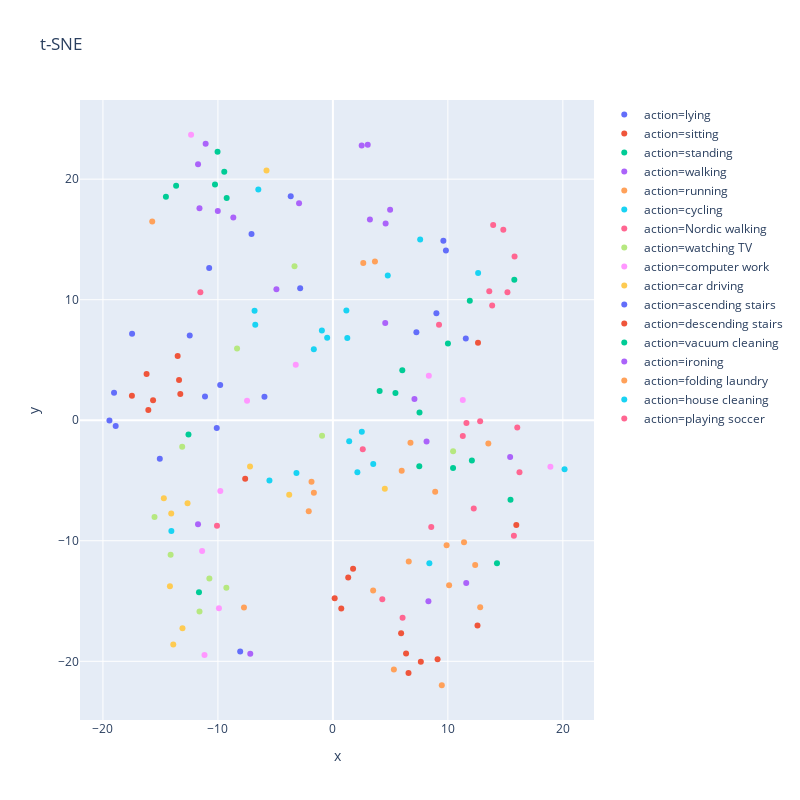
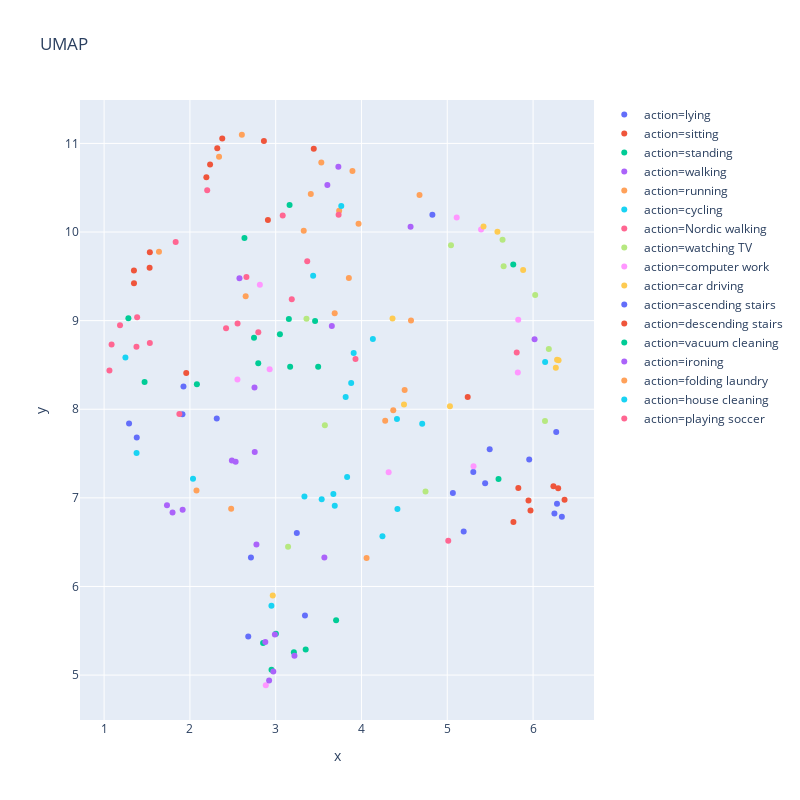

Notebook code cell kept with these figures, in order:
### Code cell
val_actions, val_labels, val_lm = get_action_vector(ae_model, skel_dt, device, class_ids=range(17), class_names=dataReader.idToLabel)
plot_tnse(val_actions, val_labels, val_lm)
plot_umap(val_actions, val_labels, val_lm)

### Figure 1 — Plotly figure (JSON) as saved in the notebook; plotly's stock layout.template omitted (floating-point values rounded to 4 significant figures)
{"data": [{"hoverlabel": {"namelength": 0}, "hovertemplate": "action=lying<br>x=%{x}<br>y=%{y}", "legendgroup": "action=lying", "marker": {"color": "#636efa", "symbol": "circle"}, "mode": "markers", "name": "action=lying", "showlegend": true, "type": "scatter", "x": [-8.064, -3.668, -17.46, -10.1, -11.12, -9.802, -7.077, -5.952, -2.847, -15.05], "xaxis": "x", "y": [-19.18, 18.59, 7.171, -0.6358, 1.968, 2.93, 15.46, 1.957, 10.94, -3.184], "yaxis": "y"}, {"hoverlabel": {"namelength": 0}, "hovertemplate": "action=sitting<br>x=%{x}<br>y=%{y}", "legendgroup": "action=sitting", "marker": {"color": "#EF553B", "symbol": "circle"}, "mode": "markers", "name": "action=sitting", "showlegend": true, "type": "scatter", "x": [15.95, 7.649, 6.576, 1.332, 12.58, 1.756, -7.629, 9.105, -16.2, 6.365], "xaxis": "x", "y": [-8.697, -20.04, -20.97, -13.05, -17.02, -12.32, -4.844, -19.82, 3.84, -19.36], "yaxis": "y"}, {"hoverlabel": {"namelength": 0}, "hovertemplate": "action=standing<br>x=%{x}<br>y=%{y}", "legendgroup": "action=standing", "marker": {"color": "#00cc96", "symbol": "circle"}, "mode": "markers", "name": "action=standing", "showlegend": true, "type": "scatter", "x": [10.45, 4.067, 5.44, -11.65, 12.09, 6.035, 7.514, 7.533, -12.56, 10.01], "xaxis": "x", "y": [-3.955, 2.42, 2.268, -14.27, -3.344, 4.145, -3.817, 0.6396, -1.177, 6.359], "yaxis": "y"}, {"hoverlabel": {"namelength": 0}, "hovertemplate": "action=walking<br>x=%{x}<br>y=%{y}", "legendgroup": "action=walking", "marker": {"color": "#ab63fa", "symbol": "circle"}, "mode": "markers", "name": "action=walking", "showlegend": true, "type": "scatter", "x": [7.094, -11.73, 8.147, -7.186, 2.504, 3.029, 11.6, -4.912, 4.552, 15.42], "xaxis": "x", "y": [1.762, -8.635, -1.759, -19.37, 22.8, 22.86, -13.49, 10.87, 8.065, -3.05], "yaxis": "y"}, {"hoverlabel": {"namelength": 0}, "hovertemplate": "action=running<br>x=%{x}<br>y=%{y}", "legendgroup": "action=running", "marker": {"color": "#FFA15A", "symbol": "circle"}, "mode": "markers", "name": "action=running", "showlegend": true, "type": "scatter", "x": [11.4, 3.501, 5.984, 12.37, 9.471, 5.302, 12.81, 13.52, 9.89, 6.747], "xaxis": "x", "y": [-10.13, -14.13, -4.192, -12.01, -21.99, -20.67, -15.51, -1.924, -10.37, -1.871], "yaxis": "y"}, {"hoverlabel": {"namelength": 0}, "hovertemplate": "action=cycling<br>x=%{x}<br>y=%{y}", "legendgroup": "action=cycling", "marker": {"color": "#19d3f3", "symbol": "circle"}, "mode": "markers", "name": "action=cycling", "showlegend": true, "type": "scatter", "x": [7.59, 12.63, 2.515, 1.417, -1.659, 3.509, -0.9582, -0.498, 1.252, 4.773], "xaxis": "x", "y": [14.99, 12.22, -0.9597, -1.737, 5.89, -3.63, 7.442, 6.838, 6.823, 12.0], "yaxis": "y"}, {"hoverlabel": {"namelength": 0}, "hovertemplate": "action=Nordic walking<br>x=%{x}<br>y=%{y}", "legendgroup": "action=Nordic walking", "marker": {"color": "#FF6692", "symbol": "circle"}, "mode": "markers", "name": "action=Nordic walking", "showlegend": true, "type": "scatter", "x": [16.23, 4.296, 12.81, 13.85, 15.74, 13.6, 2.597, 11.61, 11.3, 15.18], "xaxis": "x", "y": [-4.323, -14.86, -0.08963, 9.525, -9.591, 10.7, -2.406, -0.2387, -1.31, 10.61], "yaxis": "y"}, {"hoverlabel": {"namelength": 0}, "hovertemplate": "action=watching TV<br>x=%{x}<br>y=%{y}", "legendgroup": "action=watching TV", "marker": {"color": "#B6E880", "symbol": "circle"}, "mode": "markers", "name": "action=watching TV", "showlegend": true, "type": "scatter", "x": [-0.9432, -10.74, -13.11, -3.338, 10.45, -9.265, -14.11, -11.6, -8.335, -15.51], "xaxis": "x", "y": [-1.278, -13.12, -2.195, 12.78, -2.576, -13.9, -11.16, -15.86, 5.949, -8.02], "yaxis": "y"}, {"hoverlabel": {"namelength": 0}, "hovertemplate": "action=computer work<br>x=%{x}<br>y=%{y}", "legendgroup": "action=computer work", "marker": {"color": "#FF97FF", "symbol": "circle"}, "mode": "markers", "name": "action=computer work", "showlegend": true, "type": "scatter", "x": [-3.23, 8.344, 18.92, -11.17, 11.3, -11.37, -7.467, -12.33, -9.792, -9.911], "xaxis": "x", "y": [4.596, 3.685, -3.865, -19.47, 1.68, -10.85, 1.623, 23.68, -5.862, -15.6], "yaxis": "y"}, {"hoverlabel": {"namelength": 0}, "hovertemplate": "action=car driving<br>x=%{x}<br>y=%{y}", "legendgroup": "action=car driving", "marker": {"color": "#FECB52", "symbol": "circle"}, "mode": "markers", "name": "action=car driving", "showlegend": true, "type": "scatter", "x": [-7.208, -12.64, -13.88, -13.08, -14.17, -14.7, -5.775, -3.8, 4.516, -14.06], "xaxis": "x", "y": [-3.847, -6.896, -18.61, -17.26, -13.77, -6.465, 20.73, -6.188, -5.688, -7.742], "yaxis": "y"}, {"hoverlabel": {"namelength": 0}, "hovertemplate": "action=ascending stairs<br>x=%{x}<br>y=%{y}", "legendgroup": "action=ascending stairs", "marker": {"color": "#636efa", "symbol": "circle"}, "mode": "markers", "name": "action=ascending stairs", "showlegend": true, "type": "scatter", "x": [9.002, 11.56, -19.43, -10.76, 7.262, 9.608, -19.03, -12.45, -18.89, 9.829], "xaxis": "x", "y": [8.878, 6.78, -0.01458, 12.63, 7.306, 14.89, 2.278, 7.023, -0.4784, 14.08], "yaxis": "y"}, {"hoverlabel": {"namelength": 0}, "hovertemplate": "action=descending stairs<br>x=%{x}<br>y=%{y}", "legendgroup": "action=descending stairs", "marker": {"color": "#EF553B", "symbol": "circle"}, "mode": "markers", "name": "action=descending stairs", "showlegend": true, "type": "scatter", "x": [-13.27, -13.38, 12.62, 5.933, -17.48, 0.7284, 0.1542, -15.64, -16.05, -13.5], "xaxis": "x", "y": [2.183, 3.329, 6.42, -17.67, 2.032, -15.62, -14.77, 1.66, 0.8495, 5.338], "yaxis": "y"}, {"hoverlabel": {"namelength": 0}, "hovertemplate": "action=vacuum cleaning<br>x=%{x}<br>y=%{y}", "legendgroup": "action=vacuum cleaning", "marker": {"color": "#00cc96", "symbol": "circle"}, "mode": "markers", "name": "action=vacuum cleaning", "showlegend": true, "type": "scatter", "x": [-10.03, 15.45, -14.52, -10.25, -9.447, -9.238, -13.64, 11.91, 15.78, 14.27], "xaxis": "x", "y": [22.28, -6.59, 18.54, 19.56, 20.62, 18.45, 19.44, 9.911, 11.65, -11.86], "yaxis": "y"}, {"hoverlabel": {"namelength": 0}, "hovertemplate": "action=ironing<br>x=%{x}<br>y=%{y}", "legendgroup": "action=ironing", "marker": {"color": "#ab63fa", "symbol": "circle"}, "mode": "markers", "name": "action=ironing", "showlegend": true, "type": "scatter", "x": [3.219, 4.585, 4.976, 8.307, -2.943, -10.01, -11.73, -11.6, -8.66, -11.07], "xaxis": "x", "y": [16.65, 16.33, 17.47, -15.01, 18.0, 17.36, 21.23, 17.58, 16.82, 22.94], "yaxis": "y"}, {"hoverlabel": {"namelength": 0}, "hovertemplate": "action=folding laundry<br>x=%{x}<br>y=%{y}", "legendgroup": "action=folding laundry", "marker": {"color": "#FFA15A", "symbol": "circle"}, "mode": "markers", "name": "action=folding laundry", "showlegend": true, "type": "scatter", "x": [-15.71, 6.598, 8.896, -2.101, 2.643, -1.859, -1.653, -7.734, 10.11, 3.656], "xaxis": "x", "y": [16.5, -11.73, -5.937, -7.555, 13.05, -5.107, -6.012, -15.54, -13.7, 13.17], "yaxis": "y"}, {"hoverlabel": {"namelength": 0}, "hovertemplate": "action=house cleaning<br>x=%{x}<br>y=%{y}", "legendgroup": "action=house cleaning", "marker": {"color": "#19d3f3", "symbol": "circle"}, "mode": "markers", "name": "action=house cleaning", "showlegend": true, "type": "scatter", "x": [20.15, -14.05, -6.813, 8.39, -6.486, -3.169, 1.174, -6.751, -5.52, 2.129], "xaxis": "x", "y": [-4.061, -9.181, 9.075, -11.87, 19.15, -4.367, 9.096, 7.926, -4.997, -4.309], "yaxis": "y"}, {"hoverlabel": {"namelength": 0}, "hovertemplate": "action=playing soccer<br>x=%{x}<br>y=%{y}", "legendgroup": "action=playing soccer", "marker": {"color": "#FF6692", "symbol": "circle"}, "mode": "markers", "name": "action=playing soccer", "showlegend": true, "type": "scatter", "x": [9.23, 12.25, -10.08, 15.8, 8.554, 13.94, 6.061, -11.53, 14.82, 16.04], "xaxis": "x", "y": [7.915, -7.322, -8.76, 13.58, -8.855, 16.19, -16.38, 10.61, 15.8, -0.6004], "yaxis": "y"}], "layout": {"height": 800, "legend": {"tracegroupgap": 0}, "title": {"text": "t-SNE"}, "width": 800, "xaxis": {"anchor": "y", "domain": [0, 1], "title": {"text": "x"}}, "yaxis": {"anchor": "x", "domain": [0, 1], "title": {"text": "y"}}}}

### Figure 2 — Plotly figure (JSON) as saved in the notebook; plotly's stock layout.template omitted (floating-point values rounded to 4 significant figures)
{"data": [{"hoverlabel": {"namelength": 0}, "hovertemplate": "action=lying<br>x=%{x}<br>y=%{y}", "legendgroup": "action=lying", "marker": {"color": "#636efa", "symbol": "circle"}, "mode": "markers", "name": "action=lying", "showlegend": true, "type": "scatter", "x": [4.827, 2.711, 5.955, 5.494, 5.441, 5.065, 2.68, 5.303, 3.246, 6.27], "xaxis": "x", "y": [10.19, 6.328, 7.434, 7.548, 7.164, 7.055, 5.434, 7.291, 6.603, 7.744], "yaxis": "y"}, {"hoverlabel": {"namelength": 0}, "hovertemplate": "action=sitting<br>x=%{x}<br>y=%{y}", "legendgroup": "action=sitting", "marker": {"color": "#EF553B", "symbol": "circle"}, "mode": "markers", "name": "action=sitting", "showlegend": true, "type": "scatter", "x": [2.909, 2.377, 2.319, 1.533, 3.444, 1.53, 5.238, 2.863, 5.97, 2.235], "xaxis": "x", "y": [10.13, 11.06, 10.94, 9.772, 10.94, 9.597, 8.139, 11.03, 6.859, 10.76], "yaxis": "y"}, {"hoverlabel": {"namelength": 0}, "hovertemplate": "action=standing<br>x=%{x}<br>y=%{y}", "legendgroup": "action=standing", "marker": {"color": "#00cc96", "symbol": "circle"}, "mode": "markers", "name": "action=standing", "showlegend": true, "type": "scatter", "x": [3.153, 3.495, 3.168, 5.769, 2.747, 2.797, 3.459, 3.049, 5.597, 2.081], "xaxis": "x", "y": [9.02, 8.48, 8.481, 9.633, 8.807, 8.52, 8.995, 8.846, 7.213, 8.283], "yaxis": "y"}, {"hoverlabel": {"namelength": 0}, "hovertemplate": "action=walking<br>x=%{x}<br>y=%{y}", "legendgroup": "action=walking", "marker": {"color": "#ab63fa", "symbol": "circle"}, "mode": "markers", "name": "action=walking", "showlegend": true, "type": "scatter", "x": [2.753, 6.018, 3.654, 4.572, 2.533, 2.489, 3.73, 3.568, 2.756, 2.578], "xaxis": "x", "y": [8.245, 8.791, 8.938, 10.06, 7.407, 7.42, 10.74, 6.327, 7.518, 9.48], "yaxis": "y"}, {"hoverlabel": {"namelength": 0}, "hovertemplate": "action=running<br>x=%{x}<br>y=%{y}", "legendgroup": "action=running", "marker": {"color": "#FFA15A", "symbol": "circle"}, "mode": "markers", "name": "action=running", "showlegend": true, "type": "scatter", "x": [3.327, 1.639, 4.577, 3.409, 2.606, 2.34, 3.532, 2.65, 3.74, 3.688], "xaxis": "x", "y": [10.01, 9.778, 9.001, 10.43, 11.1, 10.85, 10.78, 9.275, 10.24, 9.082], "yaxis": "y"}, {"hoverlabel": {"namelength": 0}, "hovertemplate": "action=cycling<br>x=%{x}<br>y=%{y}", "legendgroup": "action=cycling", "marker": {"color": "#19d3f3", "symbol": "circle"}, "mode": "markers", "name": "action=cycling", "showlegend": true, "type": "scatter", "x": [1.378, 1.248, 3.88, 3.816, 3.833, 4.133, 3.672, 3.688, 3.536, 2.036], "xaxis": "x", "y": [7.507, 8.584, 8.296, 8.139, 7.237, 8.794, 7.043, 6.911, 6.985, 7.214], "yaxis": "y"}, {"hoverlabel": {"namelength": 0}, "hovertemplate": "action=Nordic walking<br>x=%{x}<br>y=%{y}", "legendgroup": "action=Nordic walking", "marker": {"color": "#FF6692", "symbol": "circle"}, "mode": "markers", "name": "action=Nordic walking", "showlegend": true, "type": "scatter", "x": [2.659, 1.834, 2.421, 1.533, 3.082, 1.377, 3.93, 2.797, 3.187, 1.385], "xaxis": "x", "y": [9.493, 9.887, 8.915, 8.749, 10.19, 8.705, 8.567, 8.869, 9.242, 9.037], "yaxis": "y"}, {"hoverlabel": {"namelength": 0}, "hovertemplate": "action=watching TV<br>x=%{x}<br>y=%{y}", "legendgroup": "action=watching TV", "marker": {"color": "#B6E880", "symbol": "circle"}, "mode": "markers", "name": "action=watching TV", "showlegend": true, "type": "scatter", "x": [3.573, 5.657, 6.139, 3.144, 3.359, 5.043, 6.025, 5.644, 4.746, 6.184], "xaxis": "x", "y": [7.819, 9.614, 7.867, 6.447, 9.021, 9.85, 9.29, 9.912, 7.073, 8.68], "yaxis": "y"}, {"hoverlabel": {"namelength": 0}, "hovertemplate": "action=computer work<br>x=%{x}<br>y=%{y}", "legendgroup": "action=computer work", "marker": {"color": "#FF97FF", "symbol": "circle"}, "mode": "markers", "name": "action=computer work", "showlegend": true, "type": "scatter", "x": [4.317, 2.554, 2.816, 5.11, 2.93, 5.827, 5.306, 2.885, 5.822, 5.394], "xaxis": "x", "y": [7.289, 8.337, 9.406, 10.16, 8.452, 9.009, 7.357, 4.885, 8.414, 10.03], "yaxis": "y"}, {"hoverlabel": {"namelength": 0}, "hovertemplate": "action=car driving<br>x=%{x}<br>y=%{y}", "legendgroup": "action=car driving", "marker": {"color": "#FECB52", "symbol": "circle"}, "mode": "markers", "name": "action=car driving", "showlegend": true, "type": "scatter", "x": [5.031, 6.265, 5.422, 5.585, 5.884, 6.297, 2.966, 4.496, 4.362, 6.28], "xaxis": "x", "y": [8.033, 8.469, 10.06, 10.0, 9.571, 8.554, 5.897, 8.053, 9.024, 8.558], "yaxis": "y"}, {"hoverlabel": {"namelength": 0}, "hovertemplate": "action=ascending stairs<br>x=%{x}<br>y=%{y}", "legendgroup": "action=ascending stairs", "marker": {"color": "#636efa", "symbol": "circle"}, "mode": "markers", "name": "action=ascending stairs", "showlegend": true, "type": "scatter", "x": [1.913, 1.925, 6.336, 3.341, 2.313, 1.291, 6.249, 5.191, 6.279, 1.38], "xaxis": "x", "y": [7.945, 8.256, 6.786, 5.673, 7.894, 7.84, 6.823, 6.622, 6.933, 7.68], "yaxis": "y"}, {"hoverlabel": {"namelength": 0}, "hovertemplate": "action=descending stairs<br>x=%{x}<br>y=%{y}", "legendgroup": "action=descending stairs", "marker": {"color": "#EF553B", "symbol": "circle"}, "mode": "markers", "name": "action=descending stairs", "showlegend": true, "type": "scatter", "x": [5.947, 5.828, 1.957, 2.192, 6.367, 1.348, 1.348, 6.238, 6.293, 5.771], "xaxis": "x", "y": [6.971, 7.112, 8.41, 10.62, 6.978, 9.566, 9.422, 7.13, 7.11, 6.728], "yaxis": "y"}, {"hoverlabel": {"namelength": 0}, "hovertemplate": "action=vacuum cleaning<br>x=%{x}<br>y=%{y}", "legendgroup": "action=vacuum cleaning", "marker": {"color": "#00cc96", "symbol": "circle"}, "mode": "markers", "name": "action=vacuum cleaning", "showlegend": true, "type": "scatter", "x": [2.951, 2.636, 3.704, 3.212, 2.853, 3.002, 3.35, 1.472, 1.283, 3.162], "xaxis": "x", "y": [5.061, 9.932, 5.62, 5.257, 5.361, 5.466, 5.288, 8.309, 9.028, 10.3], "yaxis": "y"}, {"hoverlabel": {"namelength": 0}, "hovertemplate": "action=ironing<br>x=%{x}<br>y=%{y}", "legendgroup": "action=ironing", "marker": {"color": "#ab63fa", "symbol": "circle"}, "mode": "markers", "name": "action=ironing", "showlegend": true, "type": "scatter", "x": [1.798, 1.733, 1.915, 3.602, 2.775, 2.991, 2.923, 3.219, 2.879, 2.972], "xaxis": "x", "y": [6.835, 6.917, 6.867, 10.53, 6.474, 5.459, 4.94, 5.217, 5.372, 5.04], "yaxis": "y"}, {"hoverlabel": {"namelength": 0}, "hovertemplate": "action=folding laundry<br>x=%{x}<br>y=%{y}", "legendgroup": "action=folding laundry", "marker": {"color": "#FFA15A", "symbol": "circle"}, "mode": "markers", "name": "action=folding laundry", "showlegend": true, "type": "scatter", "x": [4.059, 3.966, 3.853, 4.503, 2.481, 4.276, 4.37, 4.677, 3.895, 2.077], "xaxis": "x", "y": [6.322, 10.09, 9.482, 8.217, 6.877, 7.87, 7.99, 10.42, 10.69, 7.084], "yaxis": "y"}, {"hoverlabel": {"namelength": 0}, "hovertemplate": "action=house cleaning<br>x=%{x}<br>y=%{y}", "legendgroup": "action=house cleaning", "marker": {"color": "#19d3f3", "symbol": "circle"}, "mode": "markers", "name": "action=house cleaning", "showlegend": true, "type": "scatter", "x": [3.437, 6.141, 4.244, 3.764, 2.95, 4.413, 3.335, 4.419, 4.708, 3.909], "xaxis": "x", "y": [9.506, 8.533, 6.568, 10.29, 5.782, 7.89, 7.015, 6.874, 7.837, 8.635], "yaxis": "y"}, {"hoverlabel": {"namelength": 0}, "hovertemplate": "action=playing soccer<br>x=%{x}<br>y=%{y}", "legendgroup": "action=playing soccer", "marker": {"color": "#FF6692", "symbol": "circle"}, "mode": "markers", "name": "action=playing soccer", "showlegend": true, "type": "scatter", "x": [1.877, 3.368, 5.81, 1.185, 3.733, 1.062, 2.202, 5.011, 1.087, 2.555], "xaxis": "x", "y": [7.947, 9.67, 8.641, 8.949, 10.19, 8.439, 10.47, 6.517, 8.73, 8.968], "yaxis": "y"}], "layout": {"height": 800, "legend": {"tracegroupgap": 0}, "title": {"text": "UMAP"}, "width": 800, "xaxis": {"anchor": "y", "domain": [0, 1], "title": {"text": "x"}}, "yaxis": {"anchor": "x", "domain": [0, 1], "title": {"text": "y"}}}}
